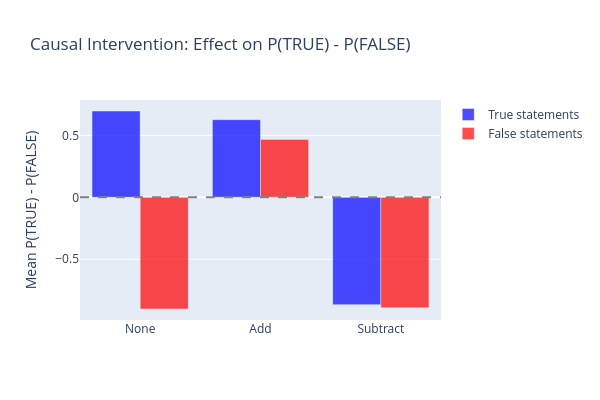

Notebook code cell kept with this figure:
### Markdown cell above
### Exercise - implement the batch-aware intervention hook

> ```yaml
> Difficulty: 🔴🔴🔴⚪⚪
> Importance: 🔵🔵🔵🔵🔵
> 
> You should spend up to 15-20 minutes on this exercise.
> This is the most important exercise in this section - it establishes causality.
> ```

We've provided the scaffolding for `intervention_experiment` below. Your task is to implement `make_batch_hook` - the function that returns a hook which adds the scaled direction vector to hidden states at the right token positions for each batch element.

The hook needs to work with variable-length sequences, since after padding different sequences in a batch end at different positions. Use `attention_mask.sum(dim=1)` to find the real sequence length `end` for each batch element, and `len_suffix` (the number of tokens in " This statement is:") to find the two target positions: `end - len_suffix - 1` (the final period of the statement) and `end - len_suffix` (the first token of " This statement is:", i.e. the word "This").

Look at the simpler `make_intervention_hook` above for reference on handling tuple vs. plain tensor outputs.

Read through the full function before you start. The scaffolding:
* Constructs queries by prepending the few-shot prompt and appending " This statement is:" to each statement
* Registers hooks on each intervention layer (and removes them in a `finally` block so errors don't leave hooks stuck)
* Extracts P(TRUE) - P(FALSE) from the last-token logits after the forward pass

### Code cell
def intervention_experiment(
    statements: list[str],
    model: AutoModelForCausalLM,
    tokenizer: AutoTokenizer,
    direction: Float[Tensor, " d_model"],
    few_shot_prompt: str,
    true_id: int,
    false_id: int,
    intervene_layers: list[int],
    intervention: str = "none",
    batch_size: int = 32,
) -> Float[Tensor, " n"]:
    """
    Run the intervention experiment.

    Args:
        statements: Statements to evaluate.
        model: Language model.
        tokenizer: Tokenizer.
        direction: The (already scaled) truth direction vector.
        few_shot_prompt: Few-shot prefix.
        true_id: Token ID for " TRUE".
        false_id: Token ID for " FALSE".
        intervene_layers: List of layer indices to intervene at.
        intervention: "none", "add", or "subtract".
        batch_size: Batch size.

    Returns:
        P(TRUE) - P(FALSE) for each statement.
    """
    assert intervention in ["none", "add", "subtract"]

    # Determine how many tokens " This statement is:" adds
    # suffix_tokens = tokenizer.encode(" This statement is:", add_special_tokens=False)
    suffix_tokens = tokenizer.encode(" This statement is:")
    len_suffix = len(suffix_tokens)

    p_diffs = []
    for i in range(0, len(statements), batch_size):
        batch = statements[i : i + batch_size]
        queries = [few_shot_prompt + stmt + " This statement is:" for stmt in batch]

        inputs = tokenizer(queries, return_tensors="pt", padding=True, truncation=True, max_length=512).to(model.device)

        # Register hooks for intervention
        hooks = []
        if intervention != "none":
            dir_device = direction.to(model.device)
            scale = 1.0 if intervention == "add" else -1.0

            # Each sequence in the batch can have a different length, so we iterate over batch
            # elements inside the hook, using attention_mask to find real sequence lengths.
            def make_batch_hook(dir_vec, attn_mask, scl):
                def hook_fn(module, input, output):
                    """
                    if isinstance(output, tuple):
                        hidden_states = output[0]
                    else:
                        hidden_states = output
            
                    for pos in positions:
                        if 0 <= pos < hidden_states.shape[1]:
                            hidden_states[:, pos, :] += scale * direction
            
                    if isinstance(output, tuple):
                        return (hidden_states,) + output[1:]
                    else:
                        return hidden_states
                    """
                    # YOUR CODE HERE - implement the batch-aware hook:
                    # 1. Extract hidden_states from output (handle tuple or plain tensor)
                    # 2. For each batch element b, find end = attn_mask[b].sum()
                    # 3. Patch at positions end - len_suffix and end - len_suffix - 1
                    # 4. Return the modified output (keeping the tuple structure if applicable)
                    if isinstance(output, tuple):
                        hidden_states = output[0]
                    else:
                        hidden_states = output
                        
                    pos_period_idx = attn_mask.sum(dim=-1) - len_suffix - 1
                    pos_this_idx = attn_mask.sum(dim=-1) - len_suffix
                    batch_idx = t.arange(hidden_states.shape[0], device=hidden_states.device)
                    hidden_states[batch_idx, pos_period_idx] += scl * dir_vec
                    hidden_states[batch_idx, pos_this_idx] += scl * dir_vec
                    
                    if isinstance(output, tuple):
                        return (hidden_states,) + output[1:]
                    else:
                        return hidden_states
                return hook_fn

            for layer_idx in intervene_layers:
                hook = model.model.layers[layer_idx].register_forward_hook(
                    make_batch_hook(dir_device, inputs["attention_mask"], scale)
                )
                hooks.append(hook)

        with t.no_grad():
            # Common pattern for hooks, so failed hooks don't get stuck
            try:
                outputs = model(**inputs, use_cache=False)
            finally:
                for hook in hooks:
                    hook.remove()

            # Get logits at the last non-padding position, then get probability differences
            last_idx = inputs["attention_mask"].sum(dim=1) - 1
            batch_indices = t.arange(len(batch), device=outputs.logits.device)
            last_logits = outputs.logits[batch_indices, last_idx]
            probs = last_logits.softmax(dim=-1)
            p_diff = probs[:, true_id] - probs[:, false_id]
            p_diffs.append(p_diff.cpu().float())

    return t.cat(p_diffs)


# Train the intervention probe on cities + neg_cities combined. The paper found that
# "training on statements and their opposites improves generalization" - using both
# a statement and its negation gives the probe a cleaner truth direction.
# Load neg_cities for this paired training
neg_cities_df = pd.read_csv(GOT_DATASETS / "neg_cities.csv")
neg_cities_stmts = neg_cities_df["statement"].tolist()
neg_cities_labels = t.tensor(neg_cities_df["label"].values, dtype=t.float32)

neg_cities_acts_dict = extract_activations(neg_cities_stmts, model, tokenizer, [PROBE_LAYER])
neg_cities_acts = neg_cities_acts_dict[PROBE_LAYER]

# Train probe on cities + neg_cities combined
combined_acts = t.cat([activations["cities"], neg_cities_acts])
combined_labels = t.cat([labels_dict["cities"], neg_cities_labels])
combined_probe = MMProbe.from_data(combined_acts, combined_labels)

# Scale the direction
direction = combined_probe.direction
direction_hat = direction / direction.norm()
true_acts = combined_acts[combined_labels == 1]
false_acts = combined_acts[combined_labels == 0]
true_mean = true_acts.mean(0)
false_mean = false_acts.mean(0)
projection_diff = ((true_mean - false_mean) @ direction_hat).item()
scaled_direction = projection_diff * direction_hat

# Intervene at all layers from INTERVENE_LAYER through PROBE_LAYER. This matches
# the paper's "group (b)" hidden states that were found to be causally implicated.
intervene_layer_list = list(range(INTERVENE_LAYER, PROBE_LAYER + 1))

# Run for all 3 conditions × 2 subsets
results_intervention = {}
for intervention_type in ["none", "add", "subtract"]:
    for subset in ["true", "false"]:
        mask = sp_eval_labels == (1 if subset == "true" else 0)
        subset_stmts = [s for s, m in zip(sp_eval_stmts, mask.tolist()) if m]
        p_diffs = intervention_experiment(
            subset_stmts,
            model,
            tokenizer,
            scaled_direction,
            FEW_SHOT_PROMPT,
            TRUE_ID,
            FALSE_ID,
            intervene_layer_list,
            intervention=intervention_type,
        )
        results_intervention[(intervention_type, subset)] = p_diffs.mean().item()

# Print results
intervention_df = pd.DataFrame(
    {
        "Intervention": ["none", "add", "subtract"],
        "True Stmts (mean P_diff)": [
            f"{results_intervention[('none', 'true')]:.4f}",
            f"{results_intervention[('add', 'true')]:.4f}",
            f"{results_intervention[('subtract', 'true')]:.4f}",
        ],
        "False Stmts (mean P_diff)": [
            f"{results_intervention[('none', 'false')]:.4f}",
            f"{results_intervention[('add', 'false')]:.4f}",
            f"{results_intervention[('subtract', 'false')]:.4f}",
        ],
    }
)
print("\nIntervention results (mean P(TRUE) - P(FALSE)):")
display(intervention_df)

# Grouped bar chart
fig = go.Figure()
for subset, color in [("true", "blue"), ("false", "red")]:
    vals = [results_intervention[(interv, subset)] for interv in ["none", "add", "subtract"]]
    fig.add_trace(
        go.Bar(
            name=f"{subset.capitalize()} statements",
            x=["None", "Add", "Subtract"],
            y=vals,
            marker_color=color,
            opacity=0.7,
        )
    )
fig.update_layout(
    title="Causal Intervention: Effect on P(TRUE) - P(FALSE)",
    yaxis_title="Mean P(TRUE) - P(FALSE)",
    barmode="group",
    height=400,
    width=600,
)
fig.add_hline(y=0, line_dash="dash", line_color="gray")
fig.show()

### Figure 1 — Plotly figure (JSON) as saved in the notebook; plotly's stock layout.template omitted (floating-point values rounded to 4 significant figures)
{"data": [{"marker": {"color": "blue"}, "name": "True statements", "opacity": 0.7, "type": "bar", "x": ["None", "Add", "Subtract"], "y": [0.6972, 0.6272, -0.8665]}, {"marker": {"color": "red"}, "name": "False statements", "opacity": 0.7, "type": "bar", "x": ["None", "Add", "Subtract"], "y": [-0.9015, 0.4679, -0.8916]}], "layout": {"barmode": "group", "height": 400, "shapes": [{"line": {"color": "gray", "dash": "dash"}, "type": "line", "x0": 0, "x1": 1, "xref": "x domain", "y0": 0, "y1": 0, "yref": "y"}], "title": {"text": "Causal Intervention: Effect on P(TRUE) - P(FALSE)"}, "width": 600, "yaxis": {"title": {"text": "Mean P(TRUE) - P(FALSE)"}}}}
